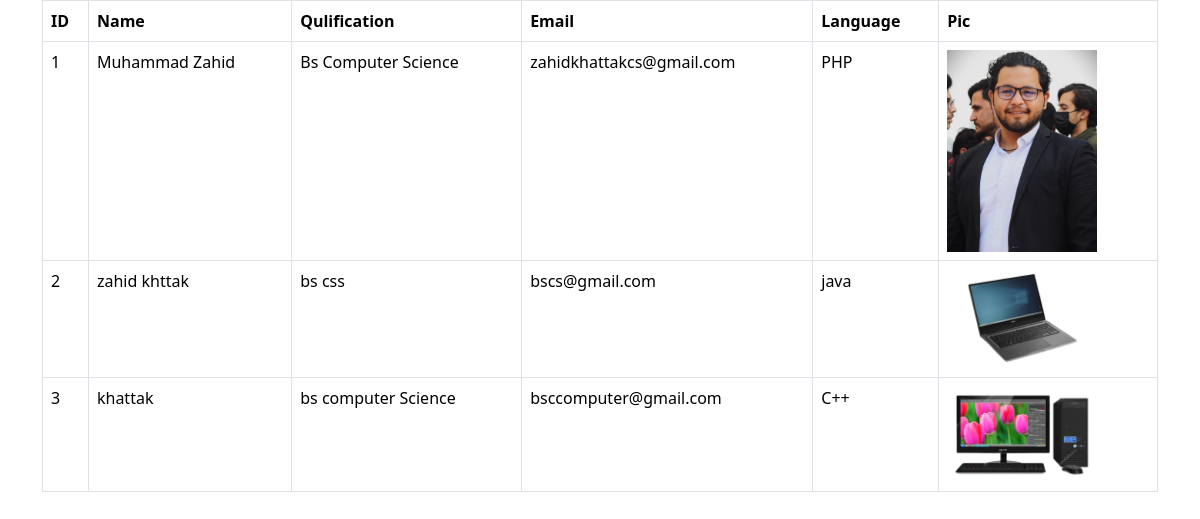
Screenshot of /display.php with the database file from the repository.
### tables this page shows
CREATE TABLE `registration` (
  `Id` int(255) NOT NULL,
  `Name` varchar(255) NOT NULL,
  `Qualification` varchar(255) NOT NULL,
  `Email` varchar(255) NOT NULL,
  `Language` varchar(255) NOT NULL,
  `Pictures` varchar(255) NOT NULL
);

### display.php (the view, shortened to what this page needs)
<!doctype html>
<html lang="en">
    <head>
        <link
            href="https://cdn.jsdelivr.net/npm/bootstrap@5.3.2/dist/css/bootstrap.min.css"
            rel="stylesheet"
        />
    </head>
    <body>
        <div class="container">
            <table class="table table-bordered  table-hover">
                <thead>
                    <tr>
                        <th>ID</th>
                        <th>Name</th>
                        <th>Qulification</th>
                        <th>Email</th>
                        <th>Language</th>
                        <th>Pic</th>
                    </tr>
                </thead>
                <tbody>
                        <?php
                            include 'connection.php';
                            $SelectionQuery= "select * from registration";
                            $query = mysqli_query($conn, $SelectionQuery);
                            while ($result = mysqli_fetch_array($query)) {
                                ?>
                                    <tr>
                                        <td> <?php echo $result['Id']; ?></td>
                                        <td> <?php echo $result['Name']; ?></td>
                                        <td> <?php echo $result['Qualification']; ?></td>
                                        <td> <?php echo $result['Email']; ?></td>
                                        <td> <?php echo $result['Language']; ?></td>
                                        <td> <img src="<?php echo $result['Pictures']; ?>" alt="img" style="width:150px;"></td>
                                    </tr>
                                <?php
                            }
                        ?>
                </tbody>
            </table>
        </div>
    </body>
</html>

### rows the page displays
registration: Id "1", Name "Muhammad Zahid", Qualification "Bs Computer Science", Email "zahidkhattakcs@gmail.com", Language "PHP", Pictures (picture)
registration: Id "2", Name "zahid khttak", Qualification "bs css", Email "bscs@gmail.com", Language "java", Pictures (picture)
registration: Id "3", Name "khattak", Qualification "bs computer Science", Email "bsccomputer@gmail.com", Language "C++", Pictures (picture)
